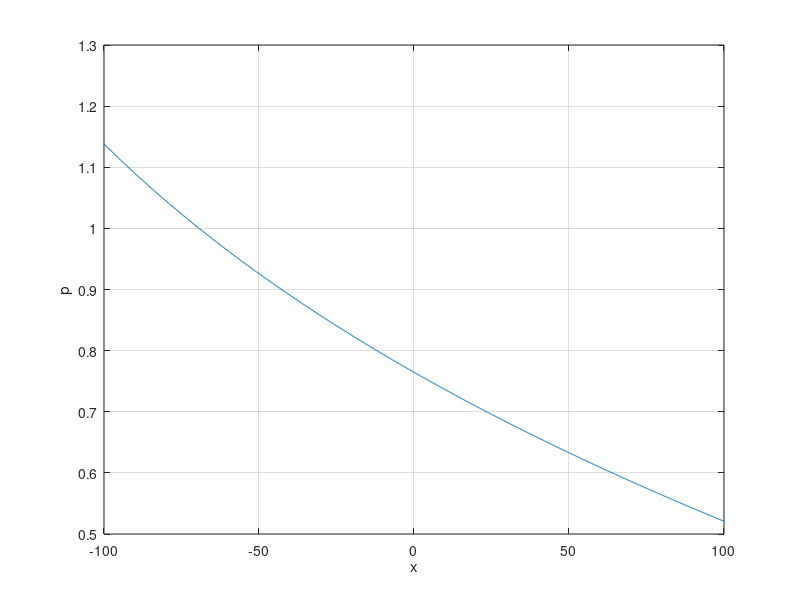
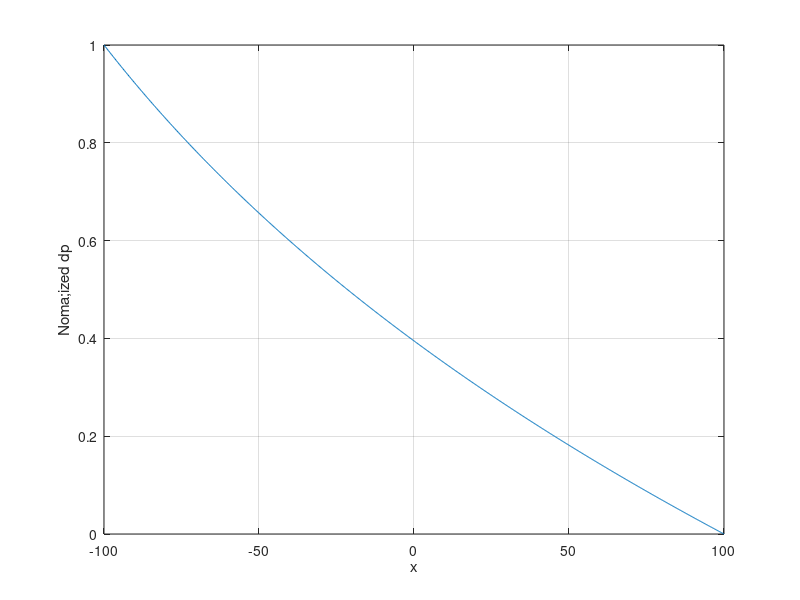
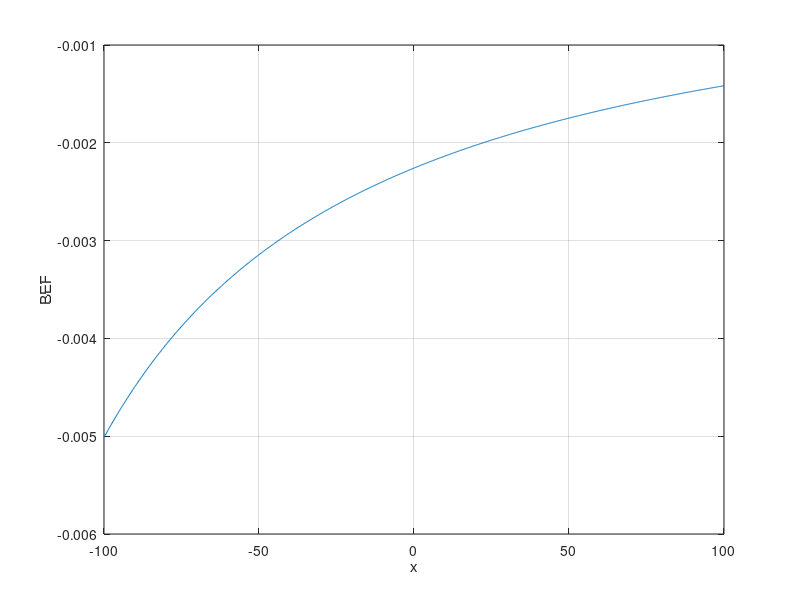
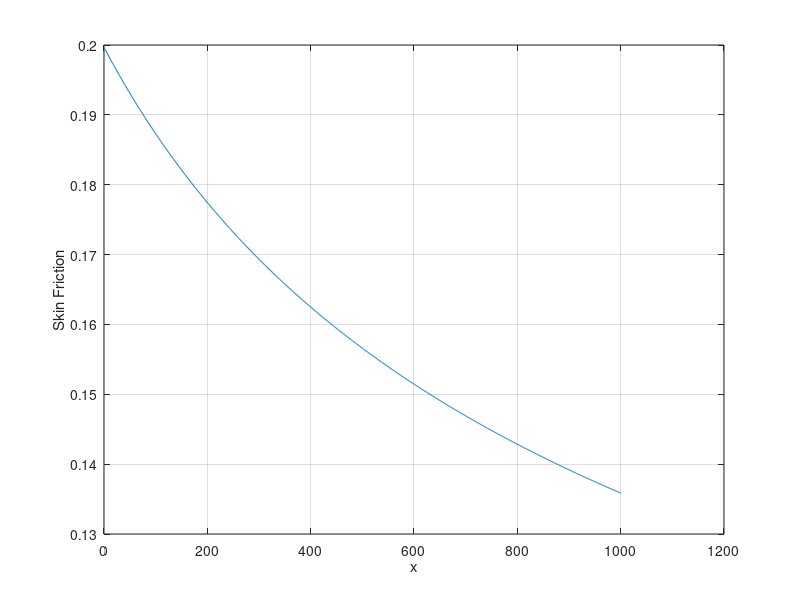

Reproduce these figures in MATLAB, in order.

%% generate the base flow with the power-laer distributions of 
%% surface pressure, skin friction and BEF

clear all;
close all;
%% generate the x-coordinate
b1=-100;
b2=100;
NN=1000;
step=(b2-b1)/NN;


x=[b1:step:b2]; % eta=x/b

%% set the power-law exponent and the origin of the x-coordinate
m=0.1;
q0=3.65;
x0=-200;
x1=x-x0;

%% power-law distributions of surface pressure, BEF and sin friction
p=q0-(x1).^(2*m);
dp0=((p-min(p))/(max(p)-min(p)))'; % Pa

bef0=-(x1').^((7*m-3)/2);
tor=x1.^((3*m-1)/2);



figure(1);
plot(x,p);
grid;
xlabel('x');
ylabel('p');

figure(2);
plot(x,dp0);
grid;
xlabel('x');
ylabel('Noma;ized dp');

figure(3);
plot(x,bef0);
grid;
xlabel('x');
ylabel('BEF');

figure(4);
plot(tor);
grid;
xlabel('x');
ylabel('Skin Friction');



%% images of power-law surface pressure and BEF 
k=1;
N=1000;
dp=[];
bef=[];
while k<=N
    dp=[dp dp0];
    bef=[bef bef0];
    k=k+1;
end

x_cut=1;
dp=dp(x_cut:end,:);
bed=bef(x_cut:end,:);



figure(10);
imagesc(dp);
colormap(gray);
colorbar;
axis image;
title('Noramlized dp');


figure(11);
imagesc(bef);
colormap(gray);
colorbar;
axis image;
title('BRF');


% save dp_Falkner_Skan_m0p1.dat dp -ascii;
% save bef_Falkner_Skan_m0p1.dat bef -ascii;















